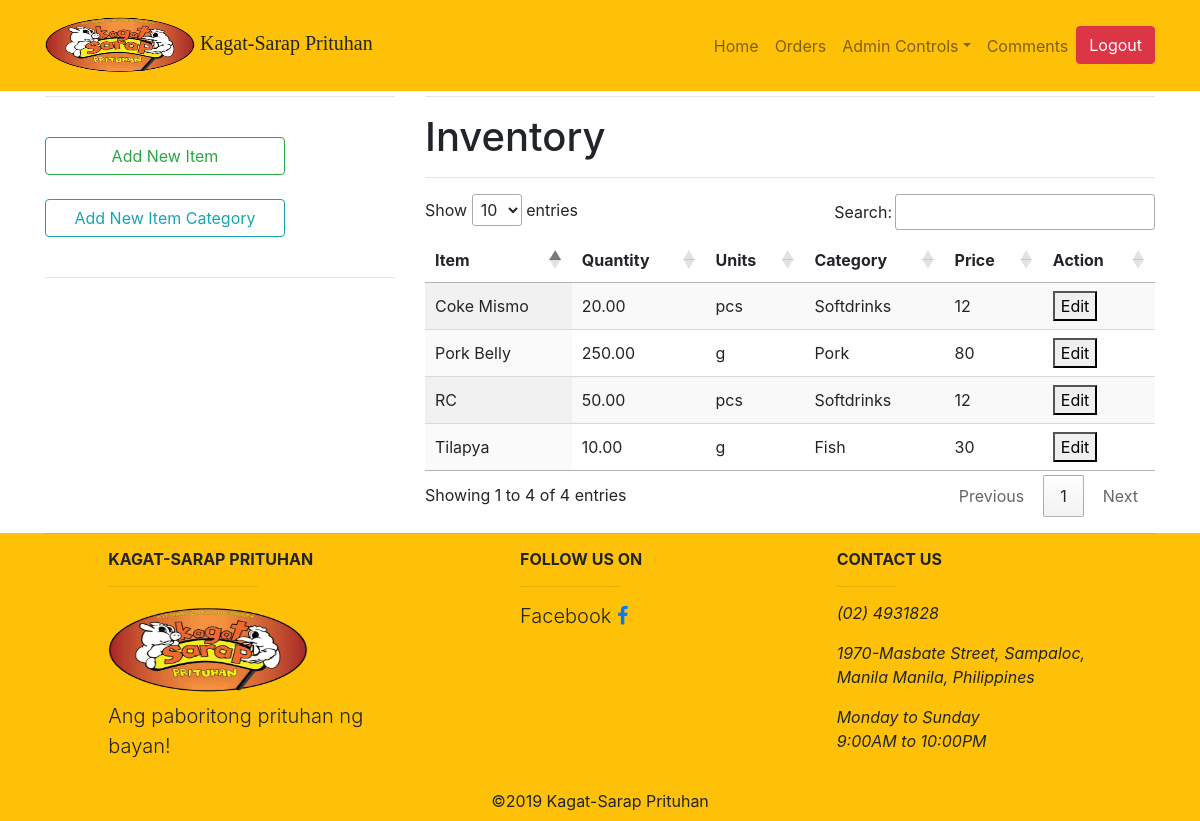
/Admin/admininventory.php (signed in), run on the app's committed database.
### tables this page shows
CREATE TABLE `inventory` (
  `ItemName` varchar(25) NOT NULL,
  `ItemQuantity` decimal(20,2) NOT NULL,
  `ItemUnits` varchar(10) NOT NULL,
  `ItemCategory` varchar(25) NOT NULL,
  `ItemPrice` int(25) NOT NULL
);

### Admin/required/Table/InventoryTable.php (the view)
<?php
$sql12 = "SELECT * FROM inventory";
$q12 = mysqli_query($con,$sql12);
foreach ($q12 as $sq12){
  echo "<tr>";
  echo "<td>".$sq12['ItemName']."</td>";
  echo "<td>".$sq12['ItemQuantity']."</td>";
  echo "<td>".$sq12['ItemUnits']."</td>";
  echo "<td>".$sq12['ItemCategory']."</td>";
  echo "<td>".$sq12['ItemPrice']."</td>";
  echo "<td><button class='edititem'>Edit</button></td>";
  echo "</tr>";
}
?>

### Admin/admininventory.php (shortened to what this page needs)
<?php
require "required/Head/Header.php";
?>
<!DOCTYPE html>
<html lang="en">
<head>
  <link href="../vendor/bootstrap/css/bootstrap.min.css" rel="stylesheet">
  <link href="../css/shop-homepage.css" rel="stylesheet">
  <link rel="stylesheet" href="https://cdnjs.cloudflare.com/ajax/libs/font-awesome/4.7.0/css/font-awesome.min.css">
    <link rel="stylesheet" href="https://maxcdn.bootstrapcdn.com/bootstrap/4.0.0/css/bootstrap.min.css">
    <link href="https://unpkg.com/gijgo@1.9.13/css/gijgo.min.css" rel="stylesheet" type="text/css" />
</head>
<body>
<nav class="navbar navbar-expand-xl navbar-light bg-warning fixed-top">
  <div class="container">
     <a class="navbar-brand" style="font-family: cursive;">
          <img src="../images/kagatsarapicon.png"   alt="" style="width:150px;height:65px">
          Kagat-Sarap Prituhan
        </a>
    <div class="collapse navbar-collapse" id="navbarResponsive">
      <ul class="navbar-nav ml-auto">
        <li class="nav-item">
          <a class="nav-link bg-warning" href="indexAdmin.php" >Home<span class="sr-only">(current)</span></a>
        <li class="nav-item">
          <a class="nav-link bg-warning" href="adminorders.php">Orders</a>
        </li>
        <li class="nav-item dropdown dmenu">
          <a class="nav-link dropdown-toggle" href="#" id="navbardrop" data-toggle="dropdown">Admin Controls</a>
        </li>
        <li class="nav-item">
          <a class="nav-link bg-warning" href="admincomments.php">Comments</a>
        </li>
        </li>
        <li class="nav-item">
          <a href="../Validation.php"><button type="button" class="btn btn-danger">Logout</button></a>
        </li>
      </ul>
    </div>
  </div>
</nav>
<br>
  <div class="container">
    <div class="row">
      <div class="col-lg-4">
        <hr>
        <div>
            <form method="post" action="<?php echo $_SERVER['PHP_SELF'] ?>">
              <br>
              <div class="list-group">
              <button type="button" id="addnewitem" class="btn btn-outline-success" style="width: 15rem" data-toggle="modal" data-target="#AddItem" data-any="ads">Add New Item</button><br>
              <button type="button" id="newitemcategory" class="btn btn-outline-info" style="width: 15rem" data-toggle="modal" data-target="#AddItemCat" data-any="ads">Add New Item Category</button><br>
              </div>
            </form>
            </div><hr>
      </div>
      <div class="col-lg-8">
      <hr>
        <div class="column">
          <h1>Inventory</h1>
          <hr>
          <link rel="stylesheet" type="text/css" href="https://cdn.datatables.net/1.10.19/css/jquery.dataTables.min.css">
          <link rel="stylesheet" type="text/css" href="https://cdn.datatables.net/buttons/1.5.6/css/buttons.dataTables.min.css">
          <table id="DB" data-toggle="Items" class="display">
          <thead>
            <th>Item</th>
            <th>Quantity</th>
            <th>Units</th>
            <th>Category</th>
            <th>Price</th>
            <th>Action</th>
          </thead>
          <tbody>
          <?php
          require "required/Table/InventoryTable.php";
          ?>
          </tbody>
          </table>
        </div>
      </div>
      </div>
  </div>
<footer class="page-footer font-small bg-warning">
    <div class="container text-center text-md-left mt-3">
      <hr>
      <div class="row mt-3">
        <div class="col-md-3 col-lg-4 col-xl-3 mx-auto mb-1">
          <h6 class="text-uppercase font-weight-bold">Kagat-Sarap Prituhan</h6>
          <hr class="mb-2 mt-0 d-inline-block mx-auto" style="width: 150px;">
          <a href="#"><img src="../images/kagatsarapicon.png" alt="" style="width:200px;height:100px"></a>
          <p class="lead">
            Ang paboritong prituhan ng bayan!
          </p>
        </div>
        <div class="col-md-3 col-lg-2 col-md-3 mx-auto mb-1">
          <h6 class="text-uppercase font-weight-bold">Follow Us on</h6>
          <hr class="mb-2 mt-0 d-inline-block mx-auto" style="width: 100px;">
          <p class="lead d-inline-block">
            Facebook  <a href="https://web.facebook.com/kagatsarapprituhan2016/" class="fa fa-facebook"></a>
          </p>
        </div>
        <div class="col-md-4 col-lg-3 col-xl-3 mx-auto mb-md-0 mb-1">
          <h6 class="text-uppercase font-weight-bold">Contact Us</h6>
          <hr class="mb-2 mt-0 d-inline-block mx-auto" style="width: 60px;">
          <p style="font-style: italic;">(02) 4931828</p>
          <p style="font-style: italic;">  1970-Masbate Street, Sampaloc, Manila
                Manila, Philippines</p>
          <p style="font-style: italic;">Monday to Sunday<br>9:00AM to 10:00PM</p>
        </div>
      </div>
    </div>
    <div class="footer-copyright text-center py-1">
      <p class="m-1 text-center-black">&copy;<script>document.write(new Date().getFullYear());</script> Kagat-Sarap Prituhan</p>
    </div>
  </footer>
</body>
</html>

### css/shop-homepage.css (style rules this page uses)
body { padding-top: 56px; }

### Admin/admininventory.php (style rules this page uses)
.dropdown { border-radius:5px; border:10px; }

### data on the page
inventory: ItemName "Coke Mismo", ItemQuantity "20.00", ItemUnits "pcs", ItemCategory "Softdrinks", ItemPrice "12"
inventory: ItemName "Pork Belly", ItemQuantity "250.00", ItemUnits "g", ItemCategory "Pork", ItemPrice "80"
inventory: ItemName "RC", ItemQuantity "50.00", ItemUnits "pcs", ItemCategory "Softdrinks", ItemPrice "12"
inventory: ItemName "Tilapya", ItemQuantity "10.00", ItemUnits "g", ItemCategory "Fish", ItemPrice "30"
